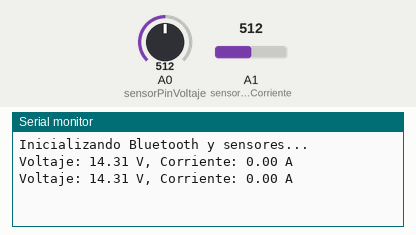
This sketch was run on a simulated Arduino Uno, built with avr-gcc and run on an emulated ATmega328P. Shown: the last lines printed to the serial monitor. Inputs (shaded band) come from the test bench; at power-on: A0 (sensorPinVoltaje) = 512, A1 (sensorPinCorriente) = 512.

Above: at 1.8 s.
1.9 s: A0 (sensorPinVoltaje) set to 716
At 2.9 s:
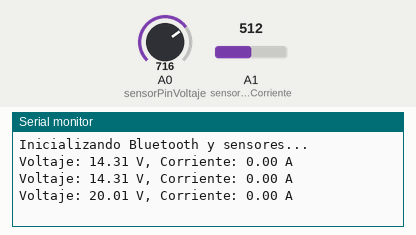
3.4 s: A1 (sensorPinCorriente) set to 716
At 4.7 s:
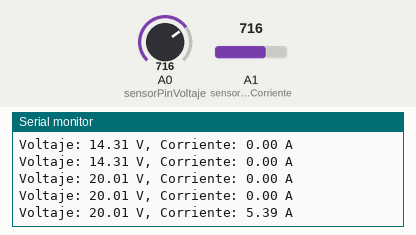
4.9 s: A0 (sensorPinVoltaje) set to 900
At 5.6 s:
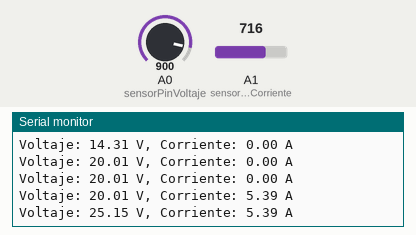
6.4 s: A1 (sensorPinCorriente) set to 900
At 7.9 s:
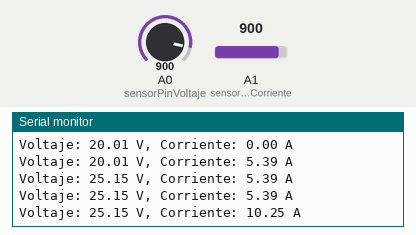
Timing chart, 0 to 8.9 s (numbered marks = the images above; inputs shaded):
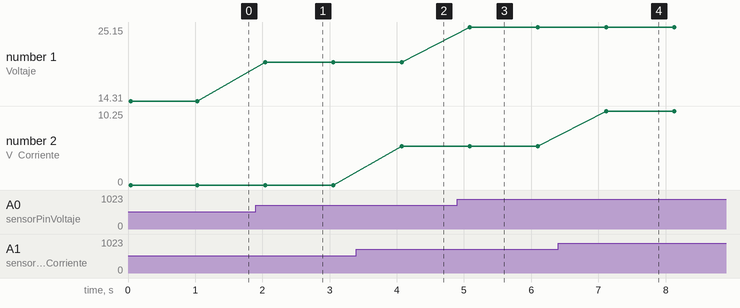

The sketch:

sensoresarduinoblutexterno_copy_20250207095917.ino
```cpp
#include <SoftwareSerial.h>

SoftwareSerial bluetooth(0, 1); // RX, TX para el módulo HC-06

const int sensorPinVoltaje = A0;  // Pin del sensor de voltaje
const int sensorPinCorriente = A1; // Pin del sensor ACS712
const float sensibilidad = 0.185;  // Sensibilidad del ACS712 (en V/A) - Ajusta según tu modelo
const int offset = 512;            // Valor de salida del ACS712 sin corriente (ajústalo según tu sensor)

const float R1 = 2000.0;   // Resistencia R1 en ohmios (2kΩ)
const float R2 = 1500.0;   // Resistencia R2 en ohmios (1.5kΩ)
const float maxADC = 1023.0; // Valor máximo del ADC (10 bits)
const float Vref = 5.0;   // Voltaje de referencia del Arduino

void setup() {
    bluetooth.begin(9600);   // Comunicación con el HC-06
    Serial.begin(9600);      // Comunicación con el Monitor Serial
    Serial.println("Inicializando Bluetooth y sensores...");
}

void loop() {
    // Leer voltaje del divisor
    int rawVoltaje = analogRead(sensorPinVoltaje);
    float Vout = rawVoltaje * (Vref / maxADC);
    float voltaje = (Vout * ((R1 + R2) / R2)) * 2.45;

    // Leer corriente del ACS712
    int rawCorriente = analogRead(sensorPinCorriente);
    float corriente = (rawCorriente - offset) * (Vref / maxADC) / sensibilidad;

    // Enviar datos por Bluetooth en formato CSV
    bluetooth.print(voltaje);
    bluetooth.print(",");
    bluetooth.println(corriente);

    // También enviar al Monitor Serial para depuración
    Serial.print("Voltaje: ");
    Serial.print(voltaje);
    Serial.print(" V, Corriente: ");
    Serial.print(corriente);
    Serial.println(" A");

    delay(1000); // Enviar datos cada segundo
}
```

Measured:
- after the input at 1.9 s, the serial monitor: prints a new line after 0.14 s (image 1)
- after the input at 3.4 s, the serial monitor: prints a new line after 0.67 s (image 2)
- after the input at 4.9 s, the serial monitor: prints a new line after 0.19 s (image 3)
- after the input at 6.4 s, the serial monitor: prints a new line after 0.72 s (image 4)
- plotted number 1: 14.31 → 20.01 after the input at 1.9 s, 20.01 → 25.15 after the input at 4.9 s
- plotted number 2: 0 → 5.39 after the input at 3.4 s, 5.39 → 10.25 after the input at 6.4 s
